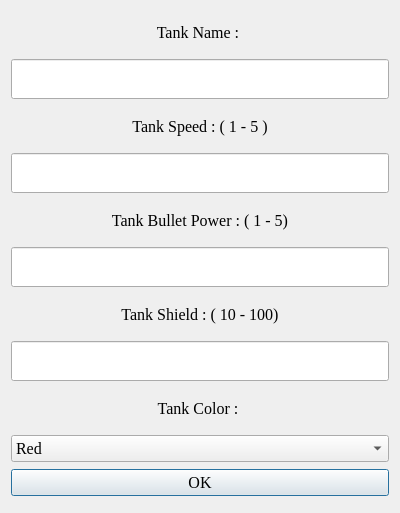
<?xml version="1.0" encoding="UTF-8"?>
<ui version="4.0">
 <class>AddTank</class>
 <widget class="QDialog" name="AddTank">
  <property name="geometry">
   <rect>
    <x>0</x>
    <y>0</y>
    <width>400</width>
    <height>513</height>
   </rect>
  </property>
  <property name="font">
   <font>
    <family>Times New Roman</family>
    <pointsize>12</pointsize>
   </font>
  </property>
  <property name="windowTitle">
   <string>Dialog</string>
  </property>
  <layout class="QVBoxLayout" name="verticalLayout">
   <item>
    <widget class="QLabel" name="lblname">
     <property name="minimumSize">
      <size>
       <width>300</width>
       <height>40</height>
      </size>
     </property>
     <property name="maximumSize">
      <size>
       <width>16777215</width>
       <height>40</height>
      </size>
     </property>
     <property name="text">
      <string>Tank Name : </string>
     </property>
     <property name="alignment">
      <set>Qt::AlignCenter</set>
     </property>
    </widget>
   </item>
   <item>
    <widget class="QLineEdit" name="TxtName">
     <property name="minimumSize">
      <size>
       <width>300</width>
       <height>40</height>
      </size>
     </property>
     <property name="maximumSize">
      <size>
       <width>16777215</width>
       <height>40</height>
      </size>
     </property>
    </widget>
   </item>
   <item>
    <widget class="QLabel" name="lblname_2">
     <property name="minimumSize">
      <size>
       <width>300</width>
       <height>40</height>
      </size>
     </property>
     <property name="maximumSize">
      <size>
       <width>16777215</width>
       <height>40</height>
      </size>
     </property>
     <property name="text">
      <string>Tank Speed : ( 1 - 5 )</string>
     </property>
     <property name="alignment">
      <set>Qt::AlignCenter</set>
     </property>
    </widget>
   </item>
   <item>
    <widget class="QLineEdit" name="TxtSpeed">
     <property name="minimumSize">
      <size>
       <width>300</width>
       <height>40</height>
      </size>
     </property>
     <property name="maximumSize">
      <size>
       <width>16777215</width>
       <height>40</height>
      </size>
     </property>
     <property name="inputMask">
      <string>0</string>
     </property>
    </widget>
   </item>
   <item>
    <widget class="QLabel" name="lblname_3">
     <property name="minimumSize">
      <size>
       <width>300</width>
       <height>40</height>
      </size>
     </property>
     <property name="maximumSize">
      <size>
       <width>16777215</width>
       <height>40</height>
      </size>
     </property>
     <property name="text">
      <string>Tank Bullet Power : ( 1 - 5)</string>
     </property>
     <property name="alignment">
      <set>Qt::AlignCenter</set>
     </property>
    </widget>
   </item>
   <item>
    <widget class="QLineEdit" name="TxtBulletPower">
     <property name="minimumSize">
      <size>
       <width>300</width>
       <height>40</height>
      </size>
     </property>
     <property name="maximumSize">
      <size>
       <width>16777215</width>
       <height>40</height>
      </size>
     </property>
     <property name="inputMask">
      <string>0</string>
     </property>
    </widget>
   </item>
   <item>
    <widget class="QLabel" name="lblname_4">
     <property name="minimumSize">
      <size>
       <width>300</width>
       <height>40</height>
      </size>
     </property>
     <property name="maximumSize">
      <size>
       <width>16777215</width>
       <height>40</height>
      </size>
     </property>
     <property name="text">
      <string>Tank Shield : ( 10 - 100)</string>
     </property>
     <property name="alignment">
      <set>Qt::AlignCenter</set>
     </property>
    </widget>
   </item>
   <item>
    <widget class="QLineEdit" name="TxtShild">
     <property name="minimumSize">
      <size>
       <width>300</width>
       <height>40</height>
      </size>
     </property>
     <property name="maximumSize">
      <size>
       <width>16777215</width>
       <height>40</height>
      </size>
     </property>
     <property name="inputMask">
      <string>000</string>
     </property>
    </widget>
   </item>
   <item>
    <widget class="QLabel" name="lblname_5">
     <property name="minimumSize">
      <size>
       <width>300</width>
       <height>40</height>
      </size>
     </property>
     <property name="maximumSize">
      <size>
       <width>16777215</width>
       <height>40</height>
      </size>
     </property>
     <property name="text">
      <string>Tank Color : </string>
     </property>
     <property name="alignment">
      <set>Qt::AlignCenter</set>
     </property>
    </widget>
   </item>
   <item>
    <widget class="QComboBox" name="CmbColor">
     <property name="layoutDirection">
      <enum>Qt::LeftToRight</enum>
     </property>
     <item>
      <property name="text">
       <string>Red</string>
      </property>
     </item>
     <item>
      <property name="text">
       <string>Green</string>
      </property>
     </item>
     <item>
      <property name="text">
       <string>Yellow</string>
      </property>
     </item>
     <item>
      <property name="text">
       <string>Black</string>
      </property>
     </item>
     <item>
      <property name="text">
       <string>Blue</string>
      </property>
     </item>
    </widget>
   </item>
   <item>
    <widget class="QPushButton" name="BtnOk">
     <property name="text">
      <string>OK</string>
     </property>
    </widget>
   </item>
  </layout>
 </widget>
 <resources/>
 <connections/>
</ui>
